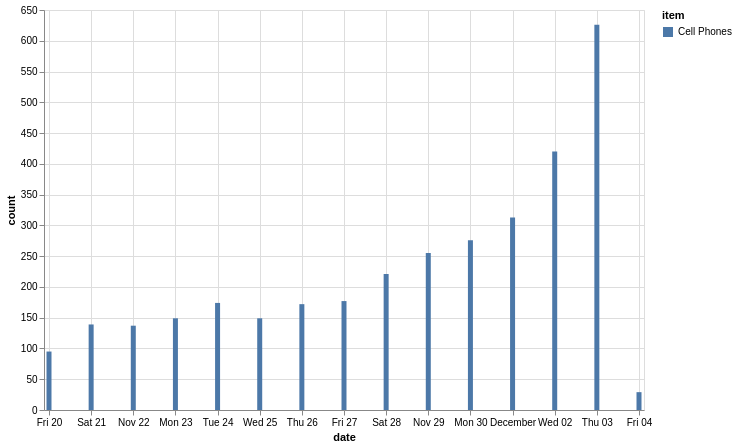

Express this chart as Vega-Lite.
### Vega-Lite specification from a JSON file in a GitHub repository (floating-point values rounded to 4 significant figures)
{"config": {"view": {"continuousWidth": 400, "continuousHeight": 300}}, "data": {"name": "data-529b86a4cc0dcf9b78b4b3acff4f7dea"}, "mark": "bar", "encoding": {"color": {"type": "nominal", "field": "item"}, "x": {"type": "temporal", "field": "date"}, "y": {"type": "quantitative", "field": "count"}}, "height": 400, "width": 600, "$schema": "https://vega.github.io/schema/vega-lite/v4.8.1.json", "datasets": {"data-529b86a4cc0dcf9b78b4b3acff4f7dea": [{"item": "Cell Phones", "date": "2020-11-20", "count": 95}, {"item": "Cell Phones", "date": "2020-11-21", "count": 139}, {"item": "Cell Phones", "date": "2020-11-22", "count": 137}, {"item": "Cell Phones", "date": "2020-11-23", "count": 149}, {"item": "Cell Phones", "date": "2020-11-24", "count": 174}, {"item": "Cell Phones", "date": "2020-11-25", "count": 149}, {"item": "Cell Phones", "date": "2020-11-26", "count": 172}, {"item": "Cell Phones", "date": "2020-11-27", "count": 177}, {"item": "Cell Phones", "date": "2020-11-28", "count": 221}, {"item": "Cell Phones", "date": "2020-11-29", "count": 255}, {"item": "Cell Phones", "date": "2020-11-30", "count": 276}, {"item": "Cell Phones", "date": "2020-12-01", "count": 313}, {"item": "Cell Phones", "date": "2020-12-02", "count": 420}, {"item": "Cell Phones", "date": "2020-12-03", "count": 626}, {"item": "Cell Phones", "date": "2020-12-04", "count": 29}]}}
